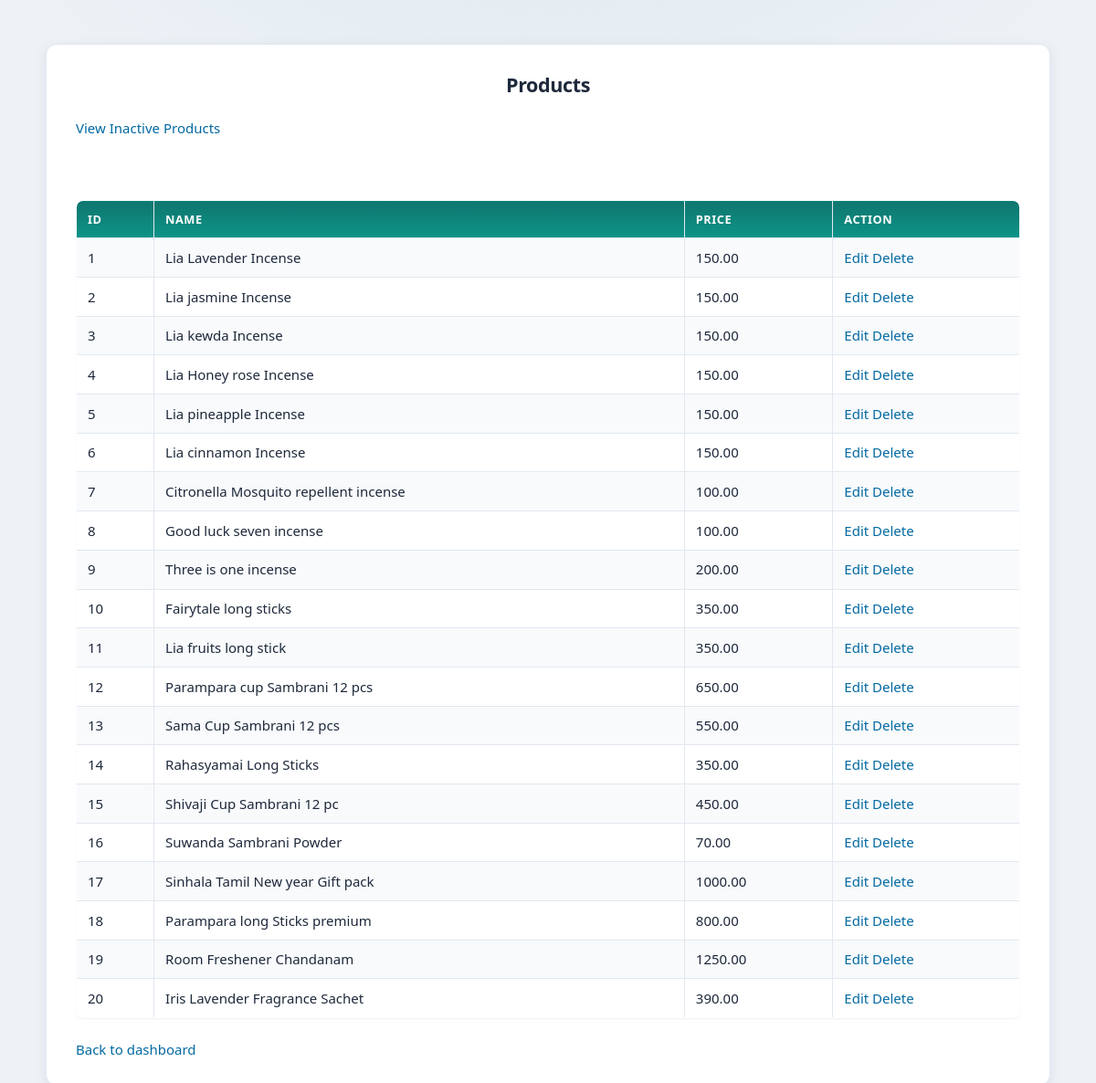
The page /products.php (signed in) on the database its author committed.
### tables this page shows
CREATE TABLE IF NOT EXISTS `product` (
  `product_id` int NOT NULL AUTO_INCREMENT,
  `product_name` varchar(100) NOT NULL,
  `unit_price` decimal(10,2) NOT NULL,
  `category_id` int NOT NULL,
  `status` varchar(20) DEFAULT 'active',
  PRIMARY KEY (`product_id`),
  UNIQUE KEY `product_name` (`product_name`),
  KEY `category_id` (`category_id`)
);

### includes/roles.php (called while the page is built, shortened)
<?php
function normalize_user_role($role)
{
    $r = strtolower(trim(preg_replace('/\s+/', '_', (string) $role)));
    return $r;
}
function role_dashboard_path($role)
{
    $role = normalize_user_role($role);
    switch ($role) {
        case 'admin':
            return 'admin/dashboard.php';
    }
}

### products.php (the view, shortened to what this page needs)
<?php
include 'includes/config.php';
$result = mysqli_query($conn,"SELECT * FROM product WHERE status='active'");
?>
<!DOCTYPE html>
<html>
<head>
    <link rel="stylesheet" href="style.css">
</head>
<body>
<div class="login-box">
<h2>Products</h2>
<a href="inactive_products.php">View Inactive Products</a>
<br><br>
<br><br>
<table border="1" width="100%">
<tr>
    <th>ID</th>
    <th>Name</th>
    <th>Price</th>
    <th>Action</th>
</tr>
<?php while($row = mysqli_fetch_assoc($result)): ?>
<tr>
    <td><?php echo $row['product_id']; ?></td>
    <td><?php echo $row['product_name']; ?></td>
    <td><?php echo $row['unit_price']; ?></td>
    <td>
        <a href="edit_product.php?id=<?php echo $row['product_id']; ?>">Edit</a>
        <a href="delete_product.php?id=<?php echo $row['product_id']; ?>"
        onclick="return confirm('Are you sure you want to delete this product?')">
        Delete
        </a>
    </td>
</tr>
<?php endwhile; ?>
</table>
<br>
<a href="<?php echo htmlspecialchars(APP_BASE . '/' . role_dashboard_path($_SESSION['role'])); ?>">
    Back to dashboard
</a>
</div>
</body>
</html>

### style.css (style rules this page uses)
:root { --color-bg: #eef2f7; --color-bg-elevated: #ffffff; --color-text: #1e293b; --color-text-muted: #64748b; --color-primary: #0f766e; --color-primary-hover: #0d9488; --color-primary-soft: rgba(15, 118, 110, 0.12); --color-accent: #0369a1; --color-border: #e2e8f0; --color-success: #15803d; --color-danger: #b91c1c; --color-warning-bg: #fff7ed; --shadow-sm: 0 1px 2px rgba(15, 23, 42, 0.06); --shadow-md: 0 4px 14px rgba(15, 23, 42, 0.08); --shadow-lg: 0 12px 40px rgba(15, 23, 42, 0.1); --radius: 12px; --radius-sm: 8px; --font: system-ui, -apple-system, "Segoe UI", Roboto, "Helvetica Neue", Arial, sans-serif; --max-content: 1100px; }
*, *::before, *::after { box-sizing: border-box; }
html { -webkit-text-size-adjust: 100%; }
body { margin: 0; min-height: 100vh; padding: 1rem 1.25rem 2rem; font-family: var(--font); font-size: 15px; line-height: 1.5; color: var(--color-text); background: var(--color-bg); background-image: radial-gradient(ellipse 120% 80% at 50% -20%, rgba(15, 118, 110, 0.08), transparent 50%); }
h2 { margin: 0 0 1rem; font-weight: 600; font-size: 1.35rem; letter-spacing: -0.02em; text-align: center; color: var(--color-text); }
a { color: var(--color-accent); text-decoration: none; font-weight: 500; transition: color 0.15s ease; }
.login-box { width: 100%; max-width: var(--max-content); margin: 2rem auto; padding: 1.75rem 2rem; background: var(--color-bg-elevated); border-radius: var(--radius); box-shadow: var(--shadow-md); border: 1px solid var(--color-border); }
.login-box h2 { text-align: center; margin-bottom: 1.25rem; }
table { width: 100%; border-collapse: collapse; background: var(--color-bg-elevated); border-radius: var(--radius-sm); overflow: hidden; box-shadow: var(--shadow-sm); border: 1px solid var(--color-border); }
th { background: linear-gradient(180deg, #0f766e 0%, #0d9488 100%); color: #fff; padding: 0.65rem 0.75rem; text-align: left; font-size: 0.8rem; font-weight: 600; text-transform: uppercase; letter-spacing: 0.04em; }
td { padding: 0.6rem 0.75rem; border-bottom: 1px solid var(--color-border); text-align: left; }
tr:nth-child(even) { background: #f8fafc; }
tr:last-child td { border-bottom: none; }

### rows shown on the page
product: product_id "1", product_name "Lia Lavender Incense", unit_price "150.00"
product: product_id "2", product_name "Lia jasmine Incense", unit_price "150.00"
product: product_id "3", product_name "Lia kewda Incense", unit_price "150.00"
product: product_id "4", product_name "Lia Honey rose Incense", unit_price "150.00"
product: product_id "5", product_name "Lia pineapple Incense", unit_price "150.00"
product: product_id "6", product_name "Lia cinnamon Incense", unit_price "150.00"
product: product_id "7", product_name "Citronella Mosquito repellent incense", unit_price "100.00"
product: product_id "8", product_name "Good luck seven incense", unit_price "100.00"
product: product_id "9", product_name "Three is one incense", unit_price "200.00"
product: product_id "10", product_name "Fairytale long sticks", unit_price "350.00"
product: product_id "11", product_name "Lia fruits long stick", unit_price "350.00"
product: product_id "12", product_name "Parampara cup Sambrani 12 pcs", unit_price "650.00"
product: product_id "13", product_name "Sama Cup Sambrani 12 pcs", unit_price "550.00"
product: product_id "14", product_name "Rahasyamai Long Sticks", unit_price "350.00"
product: product_id "15", product_name "Shivaji Cup Sambrani 12 pc", unit_price "450.00"
product: product_id "16", product_name "Suwanda Sambrani Powder", unit_price "70.00"
product: product_id "17", product_name "Sinhala Tamil New year Gift pack", unit_price "1000.00"
product: product_id "18", product_name "Parampara long Sticks premium", unit_price "800.00"
product: product_id "19", product_name "Room Freshener Chandanam", unit_price "1250.00"
product: product_id "20", product_name "Iris Lavender Fragrance Sachet", unit_price "390.00"
